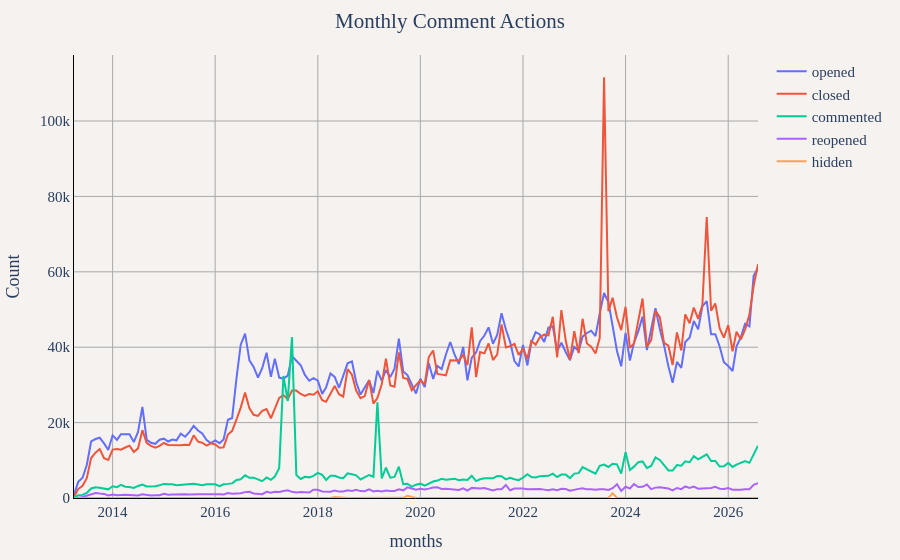

Here is the notebook cell this chart was saved with:
### Markdown cell above
## Comment Action Types

### Code cell
df = duckdb.sql("""
SELECT
    YEAR(timestamp) as year,
    MONTH(timestamp) as month,
    CONCAT(YEAR(timestamp), '-', LPAD(CAST(MONTH(timestamp) as VARCHAR), 2, '0')) as months,
    action,
    COUNT(*) as "Count"
FROM '../notes_comments_data/*.parquet'
GROUP BY YEAR(timestamp), MONTH(timestamp), action
ORDER BY year, month, action
""").df()

util.show_figure(
    [
        util.FigureConfig(
            title="Monthly Comment Actions",
            label="Actions",
            x_col="months",
            y_col="Count",
            group_col="action",
            query_or_df=df,
        )
    ]
)

### Figure 1 — Plotly figure (JSON) as saved in the notebook; plotly's stock layout.template omitted (floating-point values rounded to 4 significant figures; data arrays with more than 128 entries replaced by an {"elided": "..."} marker saying what was removed)
{"data": [{"hovertemplate": "opened<br>%{x}<br>%{y:,} Count<extra></extra>", "name": "opened", "type": "scatter", "visible": true, "x": {"elided": "161 str values"}, "y": {"elided": "161 int values"}}, {"hovertemplate": "closed<br>%{x}<br>%{y:,} Count<extra></extra>", "name": "closed", "type": "scatter", "visible": true, "x": {"elided": "161 str values"}, "y": {"elided": "161 int values"}}, {"hovertemplate": "commented<br>%{x}<br>%{y:,} Count<extra></extra>", "name": "commented", "type": "scatter", "visible": true, "x": {"elided": "161 str values"}, "y": {"elided": "161 int values"}}, {"hovertemplate": "reopened<br>%{x}<br>%{y:,} Count<extra></extra>", "name": "reopened", "type": "scatter", "visible": true, "x": {"elided": "161 str values"}, "y": {"elided": "161 int values"}}, {"hovertemplate": "hidden<br>%{x}<br>%{y:,} Count<extra></extra>", "name": "hidden", "type": "scatter", "visible": true, "x": {"elided": "161 str values"}, "y": {"elided": "161 int values"}}], "layout": {"barmode": "stack", "font": {"family": "Times", "size": 15}, "margin": {"b": 55, "l": 55, "r": 55, "t": 55}, "paper_bgcolor": "#f5f2f0", "plot_bgcolor": "#f5f2f0", "title": {"text": "Monthly Comment Actions", "x": 0.5}, "xaxis": {"gridcolor": "darkgray", "linecolor": "black", "showgrid": true, "tickcolor": "black", "title": {"text": "months"}, "zerolinecolor": "darkgray"}, "yaxis": {"gridcolor": "darkgray", "linecolor": "black", "rangemode": "tozero", "showgrid": true, "tickcolor": "black", "title": {"text": "Count"}, "zerolinecolor": "darkgray"}}}
